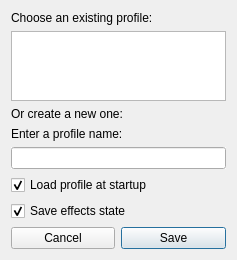
<?xml version="1.0" encoding="UTF-8"?>
<ui version="4.0">
 <class>SaveProfilePopup</class>
 <widget class="QWidget" name="SaveProfilePopup">
  <property name="geometry">
   <rect>
    <x>0</x>
    <y>0</y>
    <width>237</width>
    <height>256</height>
   </rect>
  </property>
  <property name="windowTitle">
   <string>Save profile</string>
  </property>
  <layout class="QGridLayout" name="gridLayout">
   <item row="6" column="1" colspan="2">
    <widget class="QCheckBox" name="save_effects_state">
     <property name="text">
      <string>Save effects state</string>
     </property>
     <property name="checked">
      <bool>true</bool>
     </property>
    </widget>
   </item>
   <item row="7" column="2">
    <widget class="QPushButton" name="save">
     <property name="sizePolicy">
      <sizepolicy hsizetype="Preferred" vsizetype="Fixed">
       <horstretch>0</horstretch>
       <verstretch>0</verstretch>
      </sizepolicy>
     </property>
     <property name="text">
      <string>Save</string>
     </property>
     <property name="default">
      <bool>true</bool>
     </property>
    </widget>
   </item>
   <item row="1" column="1" colspan="2">
    <widget class="QListWidget" name="profile_list">
     <property name="autoFillBackground">
      <bool>true</bool>
     </property>
    </widget>
   </item>
   <item row="7" column="1">
    <widget class="QPushButton" name="cancel">
     <property name="sizePolicy">
      <sizepolicy hsizetype="Preferred" vsizetype="Fixed">
       <horstretch>0</horstretch>
       <verstretch>0</verstretch>
      </sizepolicy>
     </property>
     <property name="text">
      <string>Cancel</string>
     </property>
    </widget>
   </item>
   <item row="4" column="1" colspan="2">
    <widget class="QLineEdit" name="filename">
     <property name="autoFillBackground">
      <bool>true</bool>
     </property>
    </widget>
   </item>
   <item row="2" column="1" colspan="2">
    <widget class="QLabel" name="create_new_profile">
     <property name="text">
      <string>Or create a new one:</string>
     </property>
    </widget>
   </item>
   <item row="5" column="1" colspan="2">
    <widget class="QCheckBox" name="load_at_startup">
     <property name="text">
      <string>Load profile at startup</string>
     </property>
     <property name="checked">
      <bool>true</bool>
     </property>
    </widget>
   </item>
   <item row="0" column="1" colspan="2">
    <widget class="QLabel" name="choose_existing_profile">
     <property name="text">
      <string>Choose an existing profile:</string>
     </property>
    </widget>
   </item>
   <item row="3" column="1" colspan="2">
    <widget class="QLabel" name="enter_profile_name">
     <property name="text">
      <string>Enter a profile name:</string>
     </property>
    </widget>
   </item>
  </layout>
 </widget>
 <tabstops>
  <tabstop>profile_list</tabstop>
  <tabstop>filename</tabstop>
  <tabstop>load_at_startup</tabstop>
  <tabstop>save_effects_state</tabstop>
  <tabstop>cancel</tabstop>
  <tabstop>save</tabstop>
 </tabstops>
 <resources/>
 <connections/>
</ui>
